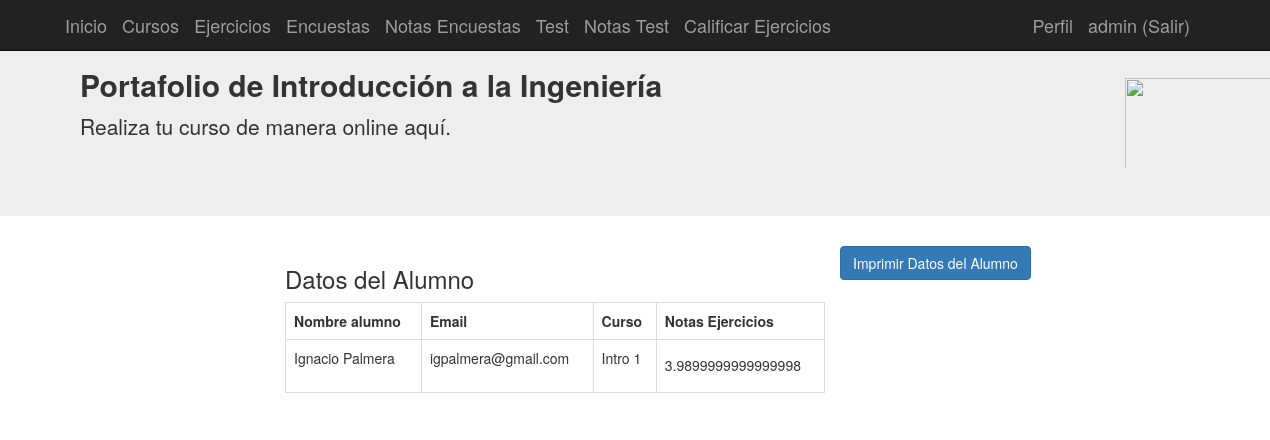
Before: /alumnos/2/ver (signed in) with the older database file.
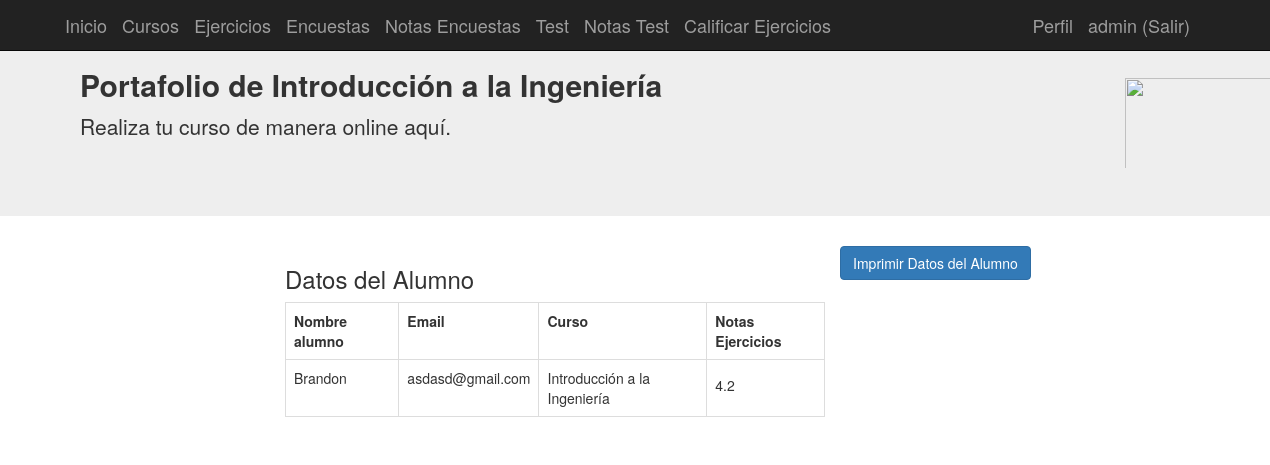
After: the same page with the newer database file.
### tables this page shows
CREATE TABLE alumnos (
	id INTEGER NOT NULL, 
	username VARCHAR(100) NOT NULL, 
	password_hash VARCHAR(128) NOT NULL, 
	nombre VARCHAR(200) NOT NULL, 
	email VARCHAR(200) NOT NULL, 
	"Cursoid" INTEGER NOT NULL, 
	admin BOOLEAN, 
	PRIMARY KEY (id), 
	FOREIGN KEY("Cursoid") REFERENCES cursos (id), 
	CHECK (admin IN (0, 1))
);

CREATE TABLE cursos (
	id INTEGER NOT NULL, 
	nombre VARCHAR(100), 
	PRIMARY KEY (id)
);

CREATE TABLE "puntajeE" (
	"puntajeE_id" INTEGER NOT NULL, 
	"notaI" FLOAT, 
	"notaD" FLOAT, 
	"notaC" FLOAT, 
	introduccion VARCHAR(100), 
	desarrollo VARCHAR(100), 
	conclusion VARCHAR(100), 
	puntaje_total FLOAT, 
	alu_id INTEGER, 
	eje_id INTEGER, 
	PRIMARY KEY ("puntajeE_id"), 
	FOREIGN KEY(alu_id) REFERENCES alumnos (id), 
	FOREIGN KEY(eje_id) REFERENCES ejercicios (id)
);

### aplicacion/app.py (the view)
@app.route('/alumnos/<id>/ver', methods=["get", "post"])
@login_required
def alumnos_ver(id):
    from aplicacion.models import Alumnos, Cursos , PuntajeE
    if not current_user.is_admin():
        abort(404)
    cursos = Cursos.query.all()
    puntaje = PuntajeE.query.filter_by(alu_id=id)
    print(puntaje[0].puntaje_total)
    alu = Alumnos.query.get(id)
    return render_template("alumnos_ver.html",cursos=cursos ,alu=alu, puntaje=puntaje)

### aplicacion/app.py (called while the page is built)
@login_manager.user_loader
def load_user(user_id):
    from aplicacion.models import Alumnos
    return Alumnos.query.get(int(user_id))

### aplicacion/models.py (called while the page is built)
    def is_admin(self):
        return self.admin

### aplicacion/templates/alumnos_ver.html (shortened to what this page needs)
{% extends "base.html" %}
{% block contenido %}
<div class="container">
  <div class="col-md-2"></div>
  <button class="btn btn-primary" onclick="funcionimprimir()">Imprimir Datos del Alumno</button>
  <div class="col-md-6">
	<h3>Datos del Alumno</h3>
	<div class="list-group">
		<table class="table table-bordered">
			<TR>
				<TH>Nombre alumno</TH>
				<TH>Email</TH>
				<TH>Curso</TH>
				<TH>Notas Ejercicios</TH>
			 </TR>
			 <TR>
				<TD>{{alu.nombre}}</TD>
				<TD>{{alu.email}}</TD>
				<TD>{{cursos[0].nombre}}</TD>
				<TD>
					{% for punt in puntaje %}
						<h5>{{punt.puntaje_total}}</h5>
				   {% endfor %}
				</TD>
			</TR>
	  </div>
</div>
{% endblock %}

Changed rows visible on the page:
no longer on this page (row edited): puntajeE: puntaje_total "3.9899999999999998"
changed alumnos: nombre "Ignacio Palmera" → "Brandon"; email "igpalmera@gmail.com" → "asdasd@gmail.com"
changed cursos: nombre "Intro 1" → "Introducción a la Ingeniería"
added puntajeE: puntaje_total "4.2"
